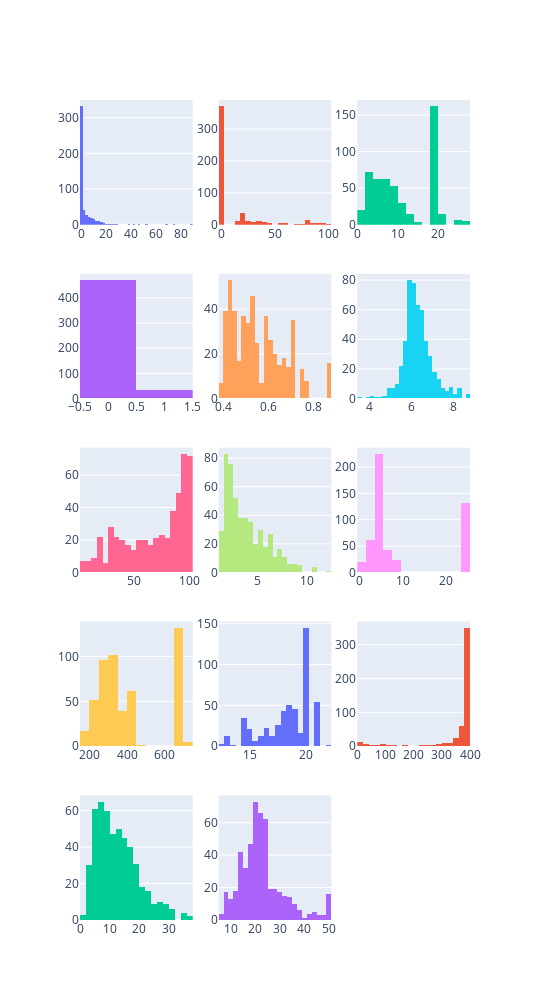

The cell this chart's notebook holds for it:
### Code cell
total_items = len(df.columns)
items_per_row = 3
total_rows = math.ceil(total_items / items_per_row)

fig = make_subplots(rows=total_rows, cols=items_per_row)

cur_row = 1
cur_col = 1

for index, column in enumerate(df.columns):
    fig.add_trace(go.Histogram(x=df[column], name=column), row=cur_row, col=cur_col)

    if cur_col % items_per_row == 0:
        cur_col = 1
        cur_row = cur_row + 1
    else:
        cur_col = cur_col + 1


fig.update_layout(height=1000, width=550,  showlegend=False)
fig.show()

### Figure 1 — Plotly figure (JSON) as saved in the notebook; plotly's stock layout.template omitted (floating-point values rounded to 4 significant figures; data arrays with more than 128 entries replaced by an {"elided": "..."} marker saying what was removed)
{"data": [{"name": "CRIM", "x": {"elided": "506 float values"}, "type": "histogram", "xaxis": "x", "yaxis": "y"}, {"name": "ZN", "x": {"elided": "506 float values"}, "type": "histogram", "xaxis": "x2", "yaxis": "y2"}, {"name": "INDUS", "x": {"elided": "506 float values"}, "type": "histogram", "xaxis": "x3", "yaxis": "y3"}, {"name": "CHAS", "x": {"elided": "506 int values"}, "type": "histogram", "xaxis": "x4", "yaxis": "y4"}, {"name": "NOX", "x": {"elided": "506 float values"}, "type": "histogram", "xaxis": "x5", "yaxis": "y5"}, {"name": "RM", "x": {"elided": "506 float values"}, "type": "histogram", "xaxis": "x6", "yaxis": "y6"}, {"name": "AGE", "x": {"elided": "506 float values"}, "type": "histogram", "xaxis": "x7", "yaxis": "y7"}, {"name": "DIS", "x": {"elided": "506 float values"}, "type": "histogram", "xaxis": "x8", "yaxis": "y8"}, {"name": "RAD", "x": {"elided": "506 int values"}, "type": "histogram", "xaxis": "x9", "yaxis": "y9"}, {"name": "TAX", "x": {"elided": "506 float values"}, "type": "histogram", "xaxis": "x10", "yaxis": "y10"}, {"name": "PTRATIO", "x": {"elided": "506 float values"}, "type": "histogram", "xaxis": "x11", "yaxis": "y11"}, {"name": "B", "x": {"elided": "506 float values"}, "type": "histogram", "xaxis": "x12", "yaxis": "y12"}, {"name": "LSTAT", "x": {"elided": "506 float values"}, "type": "histogram", "xaxis": "x13", "yaxis": "y13"}, {"name": "MEDV", "x": {"elided": "506 float values"}, "type": "histogram", "xaxis": "x14", "yaxis": "y14"}], "layout": {"xaxis": {"anchor": "y", "domain": [0.0, 0.2889]}, "yaxis": {"anchor": "x", "domain": [0.848, 1.0]}, "xaxis2": {"anchor": "y2", "domain": [0.3556, 0.6444]}, "yaxis2": {"anchor": "x2", "domain": [0.848, 1.0]}, "xaxis3": {"anchor": "y3", "domain": [0.7111, 1.0]}, "yaxis3": {"anchor": "x3", "domain": [0.848, 1.0]}, "xaxis4": {"anchor": "y4", "domain": [0.0, 0.2889]}, "yaxis4": {"anchor": "x4", "domain": [0.636, 0.788]}, "xaxis5": {"anchor": "y5", "domain": [0.3556, 0.6444]}, "yaxis5": {"anchor": "x5", "domain": [0.636, 0.788]}, "xaxis6": {"anchor": "y6", "domain": [0.7111, 1.0]}, "yaxis6": {"anchor": "x6", "domain": [0.636, 0.788]}, "xaxis7": {"anchor": "y7", "domain": [0.0, 0.2889]}, "yaxis7": {"anchor": "x7", "domain": [0.424, 0.576]}, "xaxis8": {"anchor": "y8", "domain": [0.3556, 0.6444]}, "yaxis8": {"anchor": "x8", "domain": [0.424, 0.576]}, "xaxis9": {"anchor": "y9", "domain": [0.7111, 1.0]}, "yaxis9": {"anchor": "x9", "domain": [0.424, 0.576]}, "xaxis10": {"anchor": "y10", "domain": [0.0, 0.2889]}, "yaxis10": {"anchor": "x10", "domain": [0.212, 0.364]}, "xaxis11": {"anchor": "y11", "domain": [0.3556, 0.6444]}, "yaxis11": {"anchor": "x11", "domain": [0.212, 0.364]}, "xaxis12": {"anchor": "y12", "domain": [0.7111, 1.0]}, "yaxis12": {"anchor": "x12", "domain": [0.212, 0.364]}, "xaxis13": {"anchor": "y13", "domain": [0.0, 0.2889]}, "yaxis13": {"anchor": "x13", "domain": [0.0, 0.152]}, "xaxis14": {"anchor": "y14", "domain": [0.3556, 0.6444]}, "yaxis14": {"anchor": "x14", "domain": [0.0, 0.152]}, "xaxis15": {"anchor": "y15", "domain": [0.7111, 1.0]}, "yaxis15": {"anchor": "x15", "domain": [0.0, 0.152]}, "height": 1000, "width": 550, "showlegend": false}}
